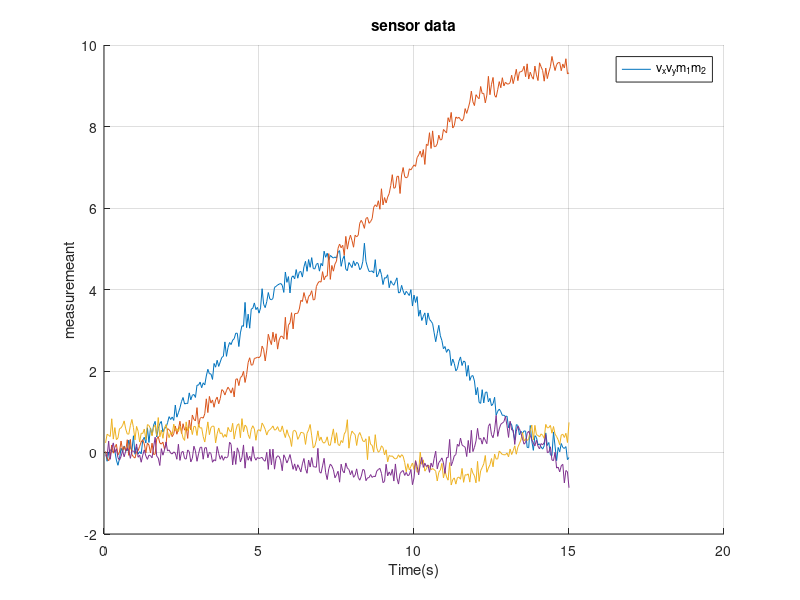
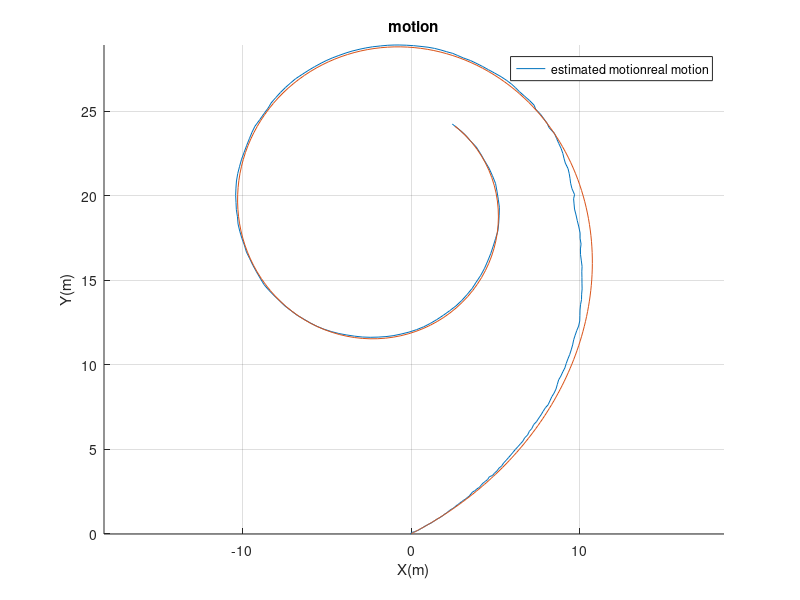
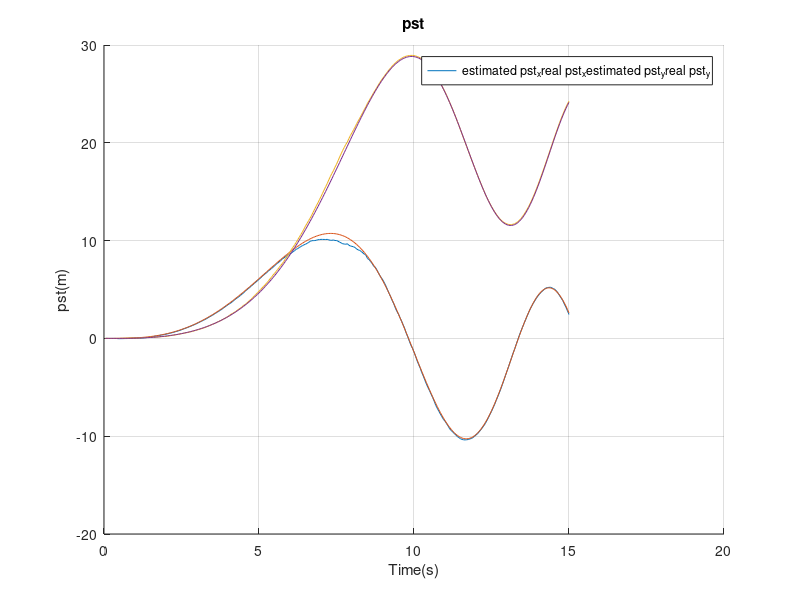
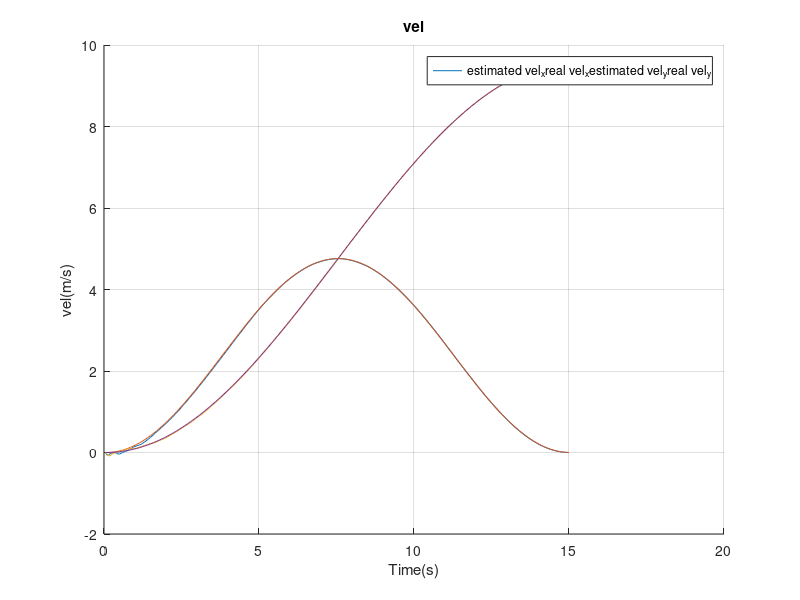

Write MATLAB code to recreate these figures, in order.
%% KF

%% generate data
clc, clear
% mechanic model
beta = 0; %3.14/8;
phi = 0; %3.14/6;
d = 0.40;
delta = deg2rad(57); % megnetic field inclination in Shijiazhuang

% acc in sine wave
T = 0.05;
time_slice = T:T:15;

ang_acc = sin(linspace(0, pi/16, length(time_slice)));
ang_vel = [0];
for i = 1:length(ang_acc)-1
    ang_vel(i+1) = ang_vel(i) + T*ang_acc(i);
end
ang = [0];
for i = 1:length(ang_vel)-1
    ang(i+1) = ang(i) + T*ang_vel(i);
end
mega = [];
for i = 1:length(ang)
    mega(:, i) = [cos(ang(i))*cos(delta); -sin(ang(i))*cos(delta)];
end

acc = [sin(linspace(0, 2*pi, length(time_slice))); sin(linspace(0, pi, length(time_slice)))];
vel = [0; 0];
for i = 1:size(acc, 2)-1
    vel(:, i+1) = vel(:, i) + T*acc(:, i);
end
pst = [0; 0];
for i = 1:size(vel, 2)-1
    pst(:, i+1) = pst(:, i) + T*[cos(ang(i)), -sin(ang(i)); sin(ang(i)), cos(ang(i))]*vel(:, i);
end

sensor_data = [vel; mega];
sensor_data = sensor_data + randn(size(sensor_data))*0.15;

figure; hold on;
for i = 1:4
    plot(time_slice, sensor_data(i, :));
end
hold off; xlabel("Time(s)"); ylabel("measuremeant"); title("sensor data"); grid on
legend(["v_x", "v_y", "m_1", "m_2"], "Location", "best");

%% KF
state_vector = zeros([5, 1]);
P = 0.01*diag(ones([1, 5]));
Q = 0.000*diag(ones([1, 5])); % tunable
R = 0.0225*diag(ones([1, 4])); % tunable(0.15^2)
epsilon_trace = [];
for i = 1:size(sensor_data, 2)-1
    % time update
    state_vector(:, i+1) = state_vector(:, i);
    state_vector(1:2, i+1) = state_vector(1:2, i+1) + ...
                            [T*state_vector(4, i)*cos(state_vector(3, i)) - T*state_vector(5, i)*sin(state_vector(3, i));
                            T*state_vector(4, i)*sin(state_vector(3, i)) + T*state_vector(5, i)*cos(state_vector(3, i))];
    state_vector(:, i+1) = state_vector(:, i+1) + ...
                            [(T^2)/2 * cos(state_vector(3, i)) * acc(1, i) - (T^2)/2 * sin(state_vector(3, i)) * acc(2, i);
                            (T^2)/2 * sin(state_vector(3, i)) * acc(1, i) + (T^2)/2 * cos(state_vector(3, i)) * acc(2, i);
                            T*ang_vel(i); T*acc(1, i); T*acc(2, i)];
    F = zeros([5, 5]) + diag(ones([1, 5]));
    F(1:2, 3:5) = [-T*state_vector(4, i)*sin(state_vector(3, i))-T*state_vector(5, i)*cos(state_vector(3, i)), ...
                    T*cos(state_vector(3, i)), -T*sin(state_vector(3, i)); ...
                    T*state_vector(4, i)*cos(state_vector(3, i))-T*state_vector(5, i)*sin(state_vector(3, i)), ...
                    T*sin(state_vector(3, i)), T*cos(state_vector(3, i))];
    P = F * P * F' + Q;
    % measurement update
    H = [0, 0, 0, 1, 0; ...
        0, 0, 0, 0, 1; ...
        0, 0, -sin(state_vector(3, i+1))*cos(delta), 0, 0; ...
        0, 0, -cos(state_vector(4, i+1))*cos(delta), 0, 0];
    S = H * P * H' + R;
    K = P * H' * S^(-1);
    y = [state_vector(4, i+1); state_vector(5, i+1); ...
        cos(state_vector(3, i+1))*cos(delta); ...
        -sin(state_vector(3, i+1))*cos(delta)];
    epsilon = sensor_data(:, i+1) - y;
    epsilon_trace = [epsilon_trace, epsilon];
    state_vector(:, end) = state_vector(:, end) + K * epsilon;
    P = P - K * S * K';
end

%% plot
figure; hold on;
plot(state_vector(1, :), state_vector(2, :));
plot(pst(1, :), pst(2, :));
legend(["estimated motion", "real motion"], "Location", "best");
xlabel("X(m)"); ylabel("Y(m)"); grid on; axis equal;
title("motion"); hold off

figure; hold on
plot(time_slice, state_vector(1, :));
plot(time_slice, pst(1, :));
plot(time_slice, state_vector(2, :));
plot(time_slice, pst(2, :));
legend(["estimated pst_x", "real pst_x", "estimated pst_y", "real pst_y"], "Location", "best");
xlabel("Time(s)"); ylabel("pst(m)"); grid on; 
title("pst"); hold off

figure; hold on
plot(time_slice, state_vector(4, :));
plot(time_slice, vel(1, :));
plot(time_slice, state_vector(5, :));
plot(time_slice, vel(2, :));
legend(["estimated vel_x", "real vel_x", "estimated vel_y", "real vel_y"], "Location", "best");
xlabel("Time(s)"); ylabel("vel(m/s)"); grid on; 
title("vel"); hold off

figure; hold on
plot(time_slice, state_vector(3, :));
plot(time_slice, ang);
legend(["estimated angular", "real angular"], "Location", "best");
xlabel("Time(s)"); ylabel("ang(rad)"); grid on; 
title("ang"); hold off